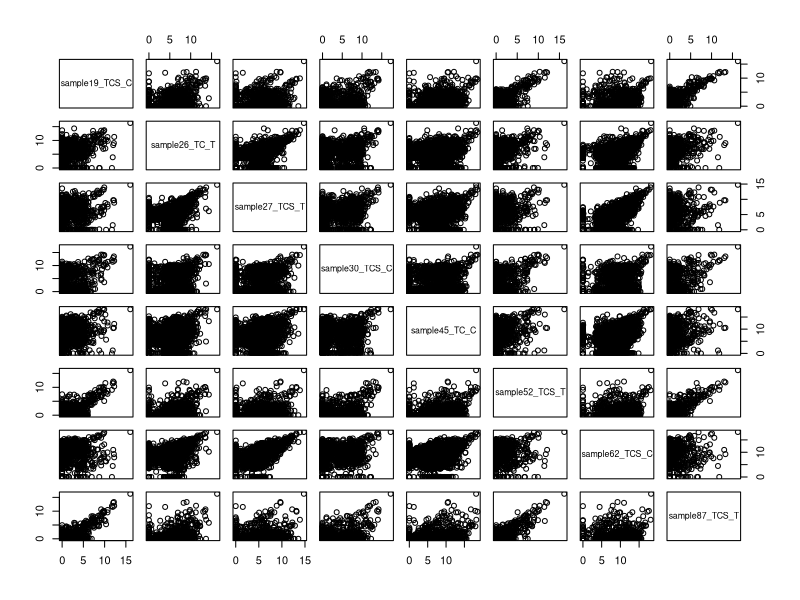
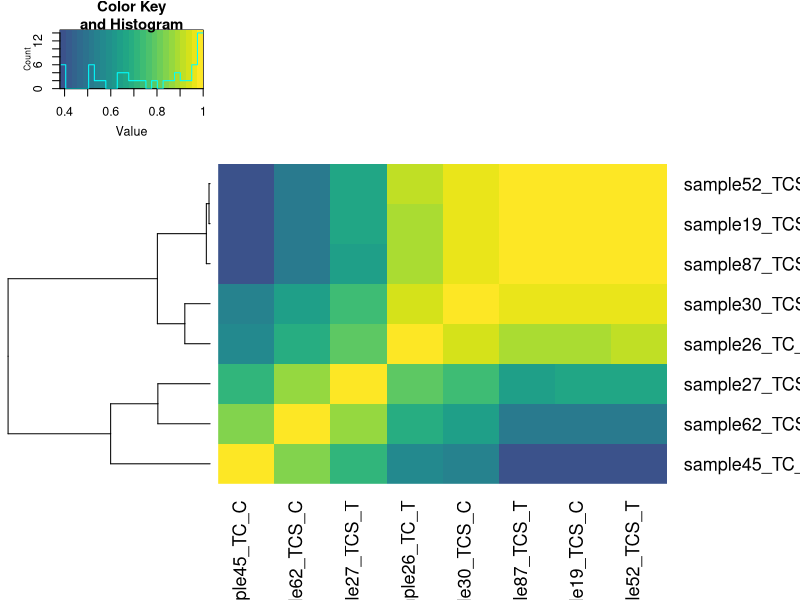
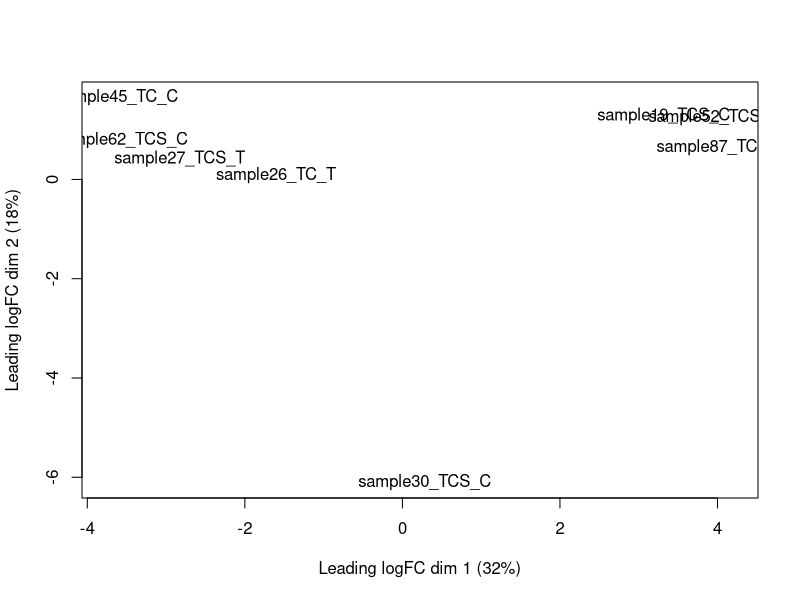
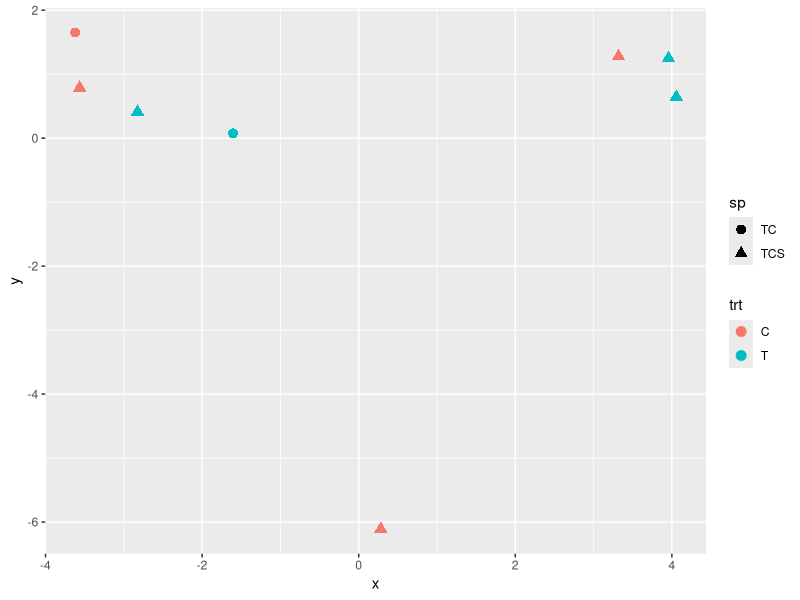
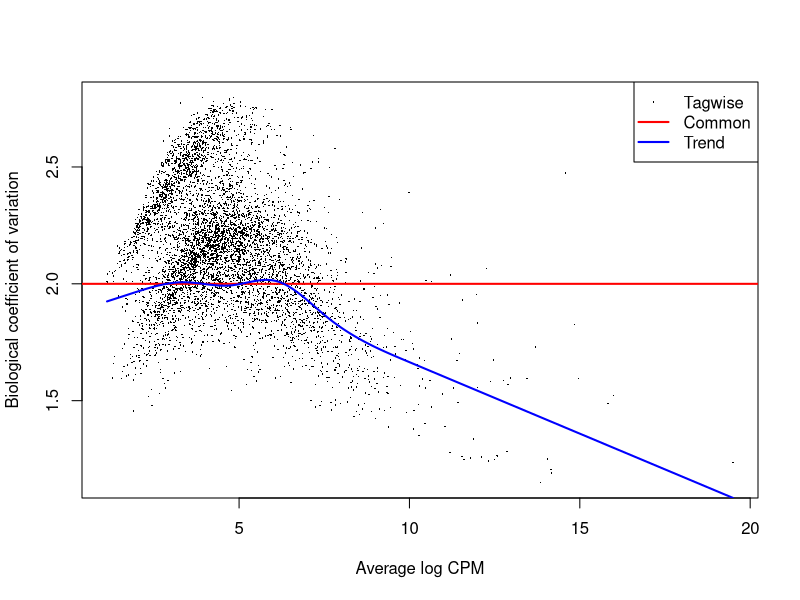

These figures' R source, in order: (Note: this script raises an error after producing the figures.)
## ---- chunk 1
knitr::opts_chunk$set(echo = TRUE)
## ---- chunk 2
library(readr)
fungal.counts <- read_tsv("TC_counts.tsv") #assign fungal counts data to an object
fungal.counts
## ---- chunk 3
#retain only the reads that were over 10 count in at least three samples
fungal.counts <- fungal.counts[rowSums(fungal.counts[,-1] > 10) >= 3,]

fungal.counts
## ---- chunk 4
fungal.counts.noid <- fungal.counts[, -which(names(fungal.counts) == "target_id")]
#remove target_id column

fungal.counts.noid
## ---- chunk 5
transformed.counts <- log2(fungal.counts.noid + 1) 
#log transform counts
## ---- chunk 6
cor.table <- cor(fungal.counts.noid)
pairs(transformed.counts)
## ---- chunk 7
#rownames(cor.table) <- str_remove(rownames(cor.table), "_INTERNODE.*") #shorter names for better plotting
#colnames(cor.table) <- str_remove(colnames(cor.table), "_INTERNODE.*")

library(tidyverse)

cor.table %>% gplots::heatmap.2(dendrogram="row", trace = "none", col=viridis::viridis(25, begin=.25), margins=c(7,8))
## ---- chunk 8
#make tibble with descriptions from counts data table
sample.description <- tibble(sample=colnames(fungal.counts.noid))

sample.description
## ---- chunk 9
library(dplyr)
library(stringr)

sample.description <- sample.description %>%
  mutate(
    sp = case_when(
      str_detect(sample, "TCS") ~ "TCS",
      str_detect(sample, "TC") ~ "TC",
      TRUE ~ NA_character_
    ),
    trt = case_when(
      str_detect(sample, "_C") ~ "C",
      str_detect(sample, "_T") ~ "T",
      TRUE ~ NA_character_
    ),
    group = str_c(sp, trt, sep = "_")
  )

sample.description
## ---- chunk 10
sample.description <- sample.description %>%
  mutate(sp=factor(sp), 
         trt=factor(trt,levels = c("C","T"))) # setting the levels in this way makes "C" the reference  

sample.description
## ---- chunk 11
#this part seems off
library(edgeR)
counts.matrix <- fungal.counts %>% select(-target_id) %>% as.matrix()
rownames(counts.matrix) <- fungal.counts$target_id

dge.data <- DGEList(counts=counts.matrix, 
                    group=sample.description$group)
dim(dge.data) 
dge.data <- calcNormFactors(dge.data, method = "TMM")
dge.data$samples # look at the normalization factors
## ---- chunk 12
plotMDS(dge.data)
## ---- chunk 13
mdsvals <- plotMDS(dge.data, plot = FALSE) # get the MDS values for plotting

tibble(x=mdsvals$x, y=mdsvals$y, sample=rownames(dge.data$samples)) %>%
  inner_join(sample.description) %>%
  ggplot(aes(x=x, y=y, color=trt, shape=sp)) +
  geom_point(size=3) 
## ---- chunk 14
fungal.counts.normal <- cpm(dge.data) 

# or log2 transformed:
fungal.counts.normal.log <- cpm(dge.data,log = TRUE)
## ---- chunk 15
#sample.description is the original descriptive dataset (describes our samples but doesn't have counts data)
design <- model.matrix(~sp+trt,data = sample.description)
rownames(design) <- sample.description$sample
design
## ---- chunk 16
#First the overall dispersion
dge.data <- estimateGLMCommonDisp(dge.data,design,verbose = TRUE)

#Then a trended dispersion based on count level
dge.data <- estimateGLMTrendedDisp(dge.data,design)

#And lastly we calculate the gene-wise dispersion, using the prior estimates to "squeeze" the dispersion towards the common dispersion.
dge.data <- estimateGLMTagwiseDisp(dge.data,design)

#We can examine this with a plot
plotBCV(dge.data)
## ---- chunk 17
#this is the full model with all coefficients
#dge.data is the normalized count data
fit <- glmFit(dge.data, design)
## ---- chunk 18
#this model looks at genes differentially expressed between two treatments
trt.lrt <- glmLRT(fit,coef = "trtT")
## ---- chunk 19
#this model between two species
sp.lrt <- glmLRT(fit,coef = "spTCS")
## ---- chunk 20
topTags(trt.lrt) # the top 10 most differentially expressed genes between the two treatments (using the above model)
## ---- chunk 21
topTags(sp.lrt) # the top 10 most differentially expressed genes between the two species (using the above model)
## ---- chunk 22
summary(decideTestsDGE(trt.lrt,p.value=0.01)) #This uses the FDR.  0.05 would be OK also.
## ---- chunk 23
summary(decideTestsDGE(sp.lrt,p.value=0.01)) #This uses the FDR.  0.05 would be OK also.
## ---- chunk 24
#Extract genes with a FDR < 0.01 (could also use 0.05)
DEgene.trt <- topTags(trt.lrt,n = Inf,p.value = 0.01)$table

#save to a file
write.csv(DEgene.gt,"../output/DEgenes.gt.csv")

#Or if we want all genes, regardless of FDR:
DEgene.gt.all <- topTags(gt.lrt,n = Inf, p.value = 1)$table
#save to a file
write.csv(DEgene.gt.all,"../output/DEgenes.gt.all.csv")
## ---- chunk 25
plotDE <- function(genes, dge, sample.description) {
  require(ggplot2)
  tmp.data <- t(log2(cpm(dge[genes,])+1))
  tmp.data <- tmp.data %>%
    as.data.frame() %>%
    rownames_to_column("sample") %>%
    left_join(sample.description,by="sample")
  tmp.data <- tmp.data %>%
    pivot_longer(cols=starts_with("Bra"), values_to = "log2_cpm", names_to = "gene")
  pl <- ggplot(tmp.data,aes(x=gt,y=log2_cpm,fill=trt))
  pl <- pl + facet_wrap( ~ gene)
  pl <- pl + ylab("log2(cpm)") + xlab("genotype")
  pl <- pl + geom_boxplot()
  pl + theme(axis.text.x  = element_text(angle=45, vjust=1,hjust=1))
}
## ---- chunk 26
#change according to our genes of interest etc
# A single gene
plotDE("Bra009785",dge.data,sample.description)

#top 9 genes
plotDE(rownames(DEgene.gt)[1:9],dge.data,sample.description)
## ---- chunk 27
design.interaction <- model.matrix(~sp*trt,data = fungal.counts.new)
rownames(design.interaction) <- fungal.counts.new$sample
design.interaction
## ---- chunk 28
#First the overall dispersion
dge.data.interaction <- estimateGLMCommonDisp(dge.data,design.interaction,verbose = TRUE)

#Then a trended dispersion based on count level
dge.data.interaction <- estimateGLMTrendedDisp(dge.data,design.interaction)

#And lastly we calculate the gene-wise dispersion, using the prior estimates to "squeeze" the dispersion towards the common dispersion.
dge.data.interaction <- estimateGLMTagwiseDisp(dge.data,design.interaction)

#We can examine this with a plot
plotBCV(dge.data)
## ---- chunk 29
fit.interaction <- glmFit(dge.data.interaction, design.interaction)
## ---- chunk 30
#change coefficients as necessary
gt.lrt.interaction <- glmLRT(fit.interaction,coef = "gtR500:trtDP")
## ---- chunk 31
topTags(gt.lrt.interaction) # the top 10 most differentially expressed genes
## ---- chunk 32
summary(decideTestsDGE(gt.lrt.interaction,p.value=0.01)) #This uses the FDR.  0.05 would be OK also.
## ---- chunk 33
#Extract genes with a FDR < 0.01 (could also use 0.05)
DEgene.gt.interaction <- topTags(gt.lrt.interaction,n = Inf,p.value = 0.01)$table

#save to a file
write.csv(DEgene.gt.interaction,"../output/DEgenes.gt.interaction.csv")

#Or if we want all genes, regardless of FDR:
DEgene.gt.all.interaction <- topTags(gt.lrt.interaction,n = Inf, p.value = 1)$table
#save to a file
write.csv(DEgene.gt.all.interaction,"../output/DEgenes.gt.all.interaction.csv")
## ---- chunk 34
plotDE <- function(genes, dge, sample.description) {
  require(ggplot2)
  tmp.data <- t(log2(cpm(dge[genes,])+1))
  tmp.data <- tmp.data %>%
    as.data.frame() %>%
    rownames_to_column("sample") %>%
    left_join(sample.description,by="sample")
  tmp.data <- tmp.data %>%
    pivot_longer(cols=starts_with("Bra"), values_to = "log2_cpm", names_to = "gene")
  pl <- ggplot(tmp.data,aes(x=gt,y=log2_cpm,fill=trt))
  pl <- pl + facet_wrap( ~ gene)
  pl <- pl + ylab("log2(cpm)") + xlab("genotype")
  pl <- pl + geom_boxplot()
  pl + theme(axis.text.x  = element_text(angle=45, vjust=1,hjust=1))
}
## ---- chunk 35
# A single gene
plotDE("Bra009785",dge.data.interaction,fungal.counts.new)

#top 9 genes
plotDE(rownames(DEgene.gt.interaction)[1:9],dge.data.interaction,fungal.counts.new)
